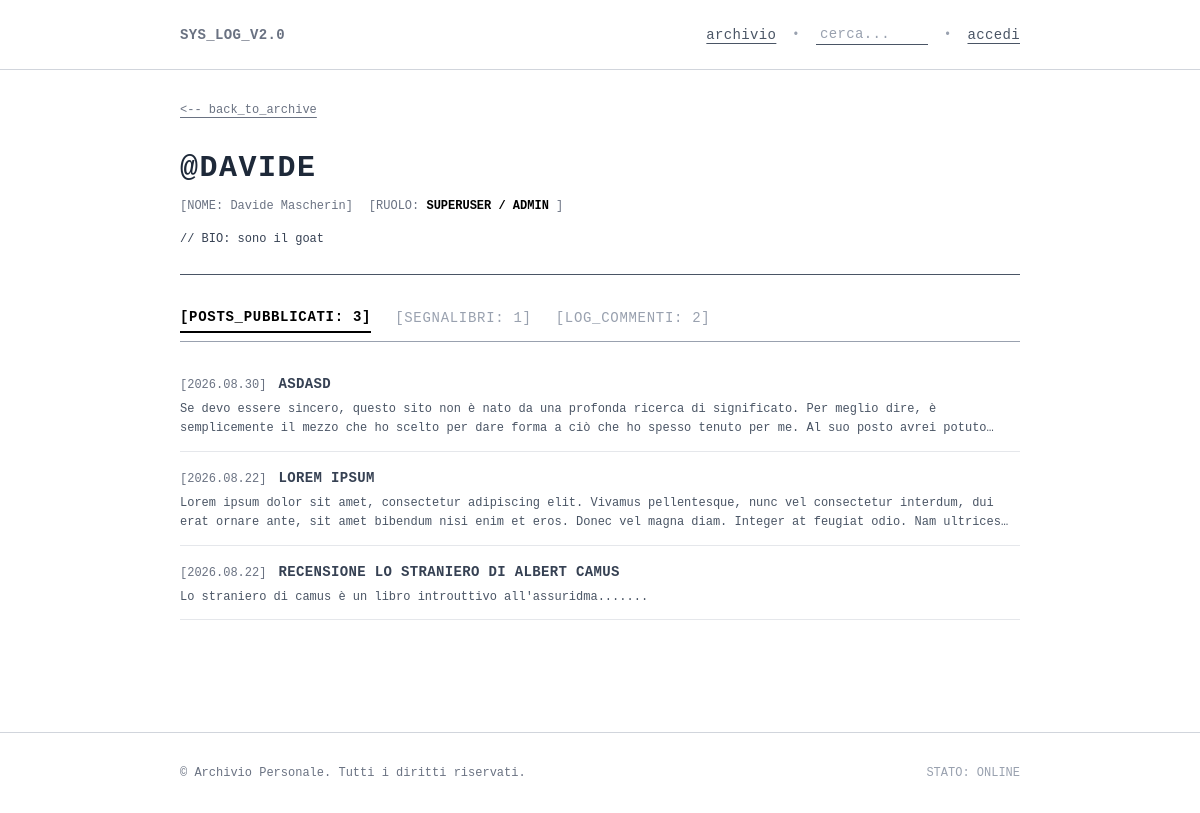
/profile/davide/, run on an earlier commit of the app's database.
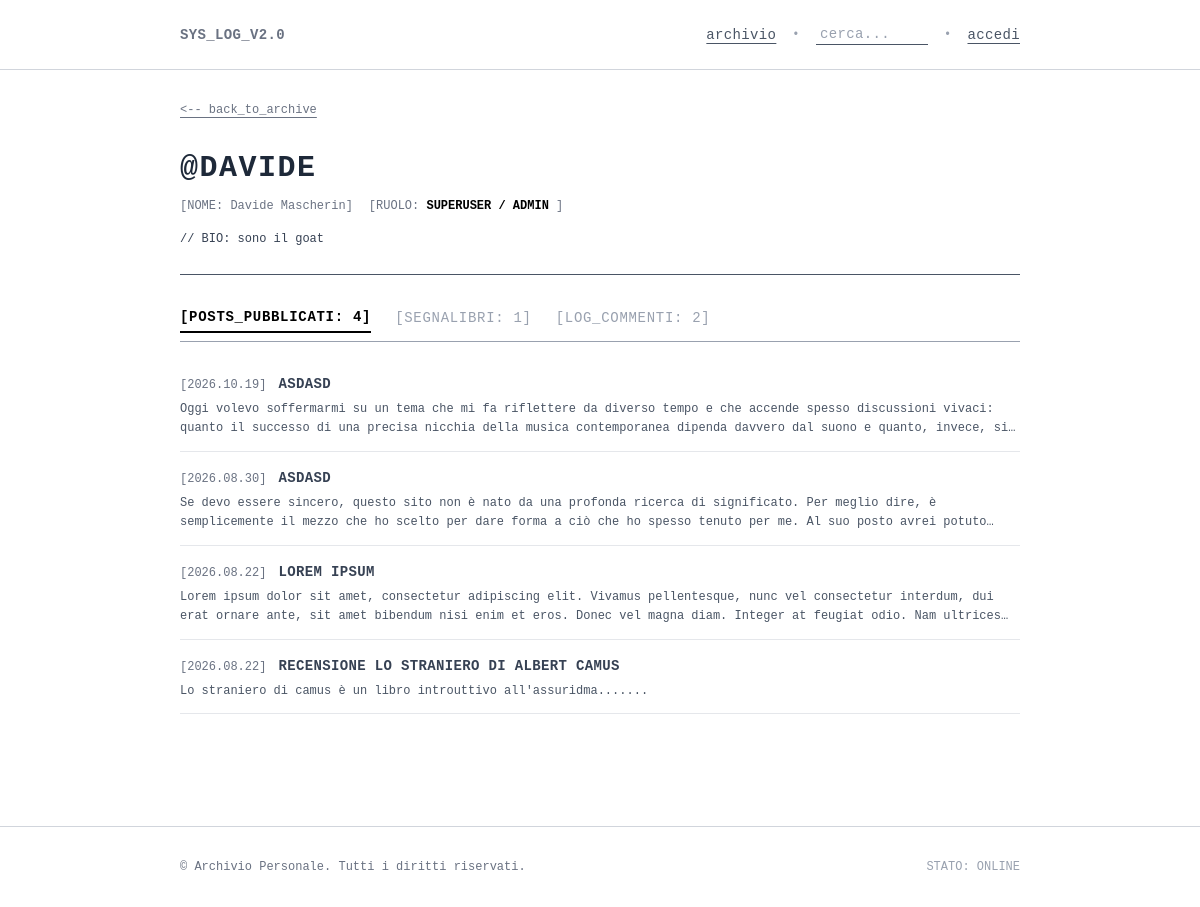
And on a later commit of the database.
### blog_app/models.py (models this page shows, shortened)
class UserProfile(models.Model):
    user = models.OneToOneField(User, on_delete=models.CASCADE, related_name='profile')
    bio = models.TextField(blank=True, null=True)
    saved_posts = models.ManyToManyField('Post', related_name='saved_by', blank=True)

class Post(models.Model):
    author = models.ForeignKey(User, on_delete=models.CASCADE, related_name='posts')
    title = models.CharField(max_length=200)
    text = models.TextField()
    date = models.DateTimeField(auto_now_add=True)
    tags = models.ManyToManyField(Tag, related_name='posts', blank=True)
    likes = models.ManyToManyField(User, related_name='liked_posts', blank=True)
    class Meta:
        verbose_name_plural = 'posts'

### blog_app/views.py (the view)
# urls.py: path('profile/<str:username>/', views.user_profile, name='profile'),
def user_profile(request, username):
    profile_user = get_object_or_404(User, username=username)
    profile, _ = UserProfile.objects.get_or_create(user=profile_user)
    comments = Comment.objects.filter(author=profile_user).order_by('-date')
    posts = Post.objects.filter(author=profile_user).order_by('-date') if profile_user.is_superuser else []
    saved_posts = profile.saved_posts.all().order_by('-date')
    context = {
        'profile_user': profile_user,
        'profile': profile,
        'comments': comments,
        'posts': posts,
        'saved_posts': saved_posts,
    }
    return render(request, 'blog_app/profile.html', context)

### blog_app/templates/blog_app/profile.html (shortened to what this page needs)
{% extends 'blog_app/base.html' %}
{% block content %}
<div class="mb-6 sm:mb-8 font-mono text-xs">
  <a href="{% url 'blog_app:posts' %}" class="text-gray-500 dark:text-gray-400 hover:text-black dark:hover:text-white underline underline-offset-4">
    &lt;-- back_to_archive
  </a>
</div>
<div class="w-full font-mono space-y-6 sm:space-y-8">
  <div class="border-b border-gray-600 dark:border-gray-700 pb-6">
    <div class="flex flex-col sm:flex-row justify-between items-start sm:items-baseline gap-2 sm:gap-4 mb-3">
      <h1 class="text-2xl sm:text-3xl font-mono font-bold uppercase tracking-wider text-gray-800 dark:text-gray-100 break-words">
        @{{ profile_user.username }}
      </h1>
    </div>
    <div class="flex flex-col sm:flex-row sm:items-center gap-1.5 sm:gap-4 text-xs text-gray-500 dark:text-gray-400 mb-4">
      <span>[NOME: {{ profile_user.get_full_name|default:"n/d" }}]</span>
      <span>[RUOLO:
        {% if profile_user.is_superuser %}
          <strong class="text-black dark:text-white uppercase">superuser / admin</strong>
        {% else %}
          utente_standard
        {% endif %}
      ]</span>
    </div>
    {% if profile.bio %}
      <div class="text-xs text-gray-700 dark:text-gray-300 leading-relaxed break-words">
        // BIO: {{ profile.bio }}
      </div>
    {% else %}
      <div class="text-xs text-gray-400 dark:text-gray-500 italic">
        // nessuna biografia inserita.
      </div>
    {% endif %}
  </div>
  <div class="overflow-x-auto border-b border-gray-400 dark:border-gray-700 pb-2">
    <div class="flex items-center gap-4 sm:gap-6 text-xs sm:text-sm font-mono uppercase tracking-wider whitespace-nowrap min-w-max">
      {% if profile_user.is_superuser %}
        <button
          type="button"
          onclick="switchTab('posts')"
          id="tab-btn-posts"
          class="tab-btn text-black dark:text-white font-bold border-b-2 border-black dark:border-gray-300 pb-1 cursor-pointer transition-colors"
        >
          [POSTS_PUBBLICATI: {{ posts|length }}]
        </button>
      {% endif %}
      <button
        type="button"
        onclick="switchTab('saves')"
        id="tab-btn-saves"
        class="tab-btn {% if not profile_user.is_superuser %}text-black dark:text-white font-bold border-b-2 border-black dark:border-gray-300{% else %}text-gray-400 dark:text-gray-500 hover:text-black dark:hover:text-white{% endif %} pb-1 cursor-pointer transition-colors"
      >
        [SEGNALIBRI: {{ saved_posts|length }}]
      </button>
      <button
        type="button"
        onclick="switchTab('comments')"
        id="tab-btn-comments"
        class="tab-btn text-gray-400 dark:text-gray-500 hover:text-black dark:hover:text-white pb-1 cursor-pointer transition-colors"
      >
        [LOG_COMMENTI: {{ comments|length }}]
      </button>
    </div>
  </div>
  {% if profile_user.is_superuser %}
    <section id="tab-panel-posts" class="tab-panel space-y-4">
      <div class="space-y-4 text-xs">
        {% for post in posts %}
          <div class="border-b border-gray-200 dark:border-gray-800 pb-3">
            <div class="flex flex-wrap items-baseline gap-2 sm:gap-3">
              <span class="text-gray-500 dark:text-gray-400 font-mono text-xs shrink-0">[{{ post.date|date:"Y.m.d" }}]</span>
              <a href="{% url 'blog_app:post' post.id %}" class="font-mono font-bold text-gray-700 dark:text-gray-200 hover:text-black dark:hover:text-white hover:underline uppercase tracking-wide text-xs sm:text-sm break-words">
                {{ post.title }}
              </a>
            </div>
            <p class="text-gray-600 dark:text-gray-400 font-mono text-xs mt-1.5 line-clamp-2 leading-relaxed break-words">
              {{ post.text|striptags }}
            </p>
          </div>
        {% empty %}
          <p class="text-xs text-gray-400 dark:text-gray-500 italic">// nessun post pubblicato.</p>
        {% endfor %}
      </div>
    </section>
  {% endif %}
</div>
{% endblock content %}

### blog_app/templates/blog_app/base.html (shortened to what this page needs)
{% load static %}
<!DOCTYPE html>
<html lang="it">
<head>
    <link rel="stylesheet" href="{% static 'css/output.css' %}">
</head>
<body class="font-mono bg-white dark:bg-gray-950 text-gray-800 dark:text-gray-100 antialiased min-h-screen flex flex-col transition-colors duration-200">
  <header class="w-full py-6 bg-transparent border-b border-gray-300 dark:border-gray-800">
    <div class="w-[70%] min-w-[320px] mx-auto">
      <nav class="flex items-center justify-between text-xs sm:text-sm tracking-wide">
        <div class="text-gray-500 dark:text-gray-400 font-bold uppercase">
          SYS_LOG_v2.0
        </div>
        <div class="hidden md:flex items-center space-x-4">
          <a href="{% url 'blog_app:posts' %}" class="underline underline-offset-4 text-gray-600 dark:text-gray-400 hover:text-black dark:hover:text-white">
            archivio
          </a>
          <span class="text-xs text-gray-400 dark:text-gray-600 select-none">•</span>
          <form action="{% url 'blog_app:search' %}" method="get" class="inline-flex items-center">
            <input
              type="text"
              name="q"
              value="{{ request.GET.q }}"
              placeholder="cerca..."
              class="bg-transparent border-b border-gray-600 dark:border-gray-600 text-gray-700 dark:text-gray-200 placeholder-gray-400 dark:placeholder-gray-500 text-xs sm:text-sm font-mono focus:outline-none w-28 focus:w-40 transition-all duration-200 px-1"
              required
            >
          </form>
          <span class="text-xs text-gray-400 dark:text-gray-600 select-none">•</span>
          {% if user.is_authenticated %}
            <a href="{% url 'blog_app:profile' user.username %}" class="underline underline-offset-4 text-gray-600 dark:text-gray-400 hover:text-black dark:hover:text-white font-bold">
              profilo [@{{ user.username }}]
            </a>
            <span class="text-xs text-gray-400 dark:text-gray-600 select-none">•</span>
            <form action="{% url 'accounts:logout' %}" method="post" class="inline">
              {% csrf_token %}
              <button type="submit" class="underline underline-offset-4 text-gray-600 dark:text-gray-400 hover:text-black dark:hover:text-white cursor-pointer">
                esci
              </button>
            </form>
          {% else %}
            <a href="{% url 'accounts:login' %}" class="underline underline-offset-4 text-gray-600 dark:text-gray-400 hover:text-black dark:hover:text-white">
              accedi
            </a>
          {% endif %}
        </div>
      </nav>
    </div>
  </header>
  <main class="flex-grow w-[70%] min-w-[320px] mx-auto py-8">
    {% block content %}{% endblock content %}
  </main>
  <footer class="w-full border-t border-gray-300 dark:border-gray-800 mt-12">
    <div class="w-[70%] min-w-[320px] mx-auto py-8 text-xs text-gray-500 dark:text-gray-400 font-mono flex flex-wrap justify-between items-center gap-2">
      <div>
        &copy; Archivio Personale. Tutti i diritti riservati.
      </div>
      <div class="text-gray-400 dark:text-gray-500">
        STATO: ONLINE
      </div>
    </div>
  </footer>
</body>
</html>

What changed in the data, as far as the page shows it:
added Post: date "2026.10.19", title "ASDASD", text "Oggi volevo soffermarmi su un tema che mi fa riflettere da diverso tempo e che accende spesso discussioni vivaci: quanto il successo di una precisa nicchia della musica contemporanea dipenda davvero dal suono e quanto, invece,…"
Also different on the page:
{{ posts|length }}: "3" → "4"
